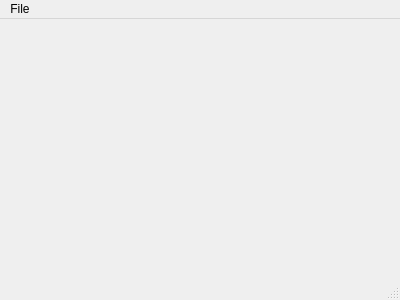
<?xml version="1.0" encoding="UTF-8"?>
<ui version="4.0">
 <class>Ui::mainwindow</class>
 <widget class="QMainWindow" name="Ui::mainwindow">
  <property name="geometry">
   <rect>
    <x>0</x>
    <y>0</y>
    <width>400</width>
    <height>300</height>
   </rect>
  </property>
  <property name="windowTitle">
   <string>mainwindow</string>
  </property>
  <widget class="QWidget" name="centralwidget"/>
  <widget class="QMenuBar" name="menubar">
   <property name="geometry">
    <rect>
     <x>0</x>
     <y>0</y>
     <width>400</width>
     <height>22</height>
    </rect>
   </property>
   <widget class="QMenu" name="menuFile">
    <property name="title">
     <string>File</string>
    </property>
    <addaction name="separator"/>
    <addaction name="separator"/>
    <addaction name="actionSettings"/>
    <addaction name="actionExit"/>
   </widget>
   <addaction name="menuFile"/>
  </widget>
  <widget class="QStatusBar" name="statusbar"/>
  <action name="actionSettings">
   <property name="text">
    <string>Settings</string>
   </property>
  </action>
  <action name="actionExit">
   <property name="text">
    <string>Exit</string>
   </property>
  </action>
 </widget>
 <resources/>
 <connections/>
</ui>
